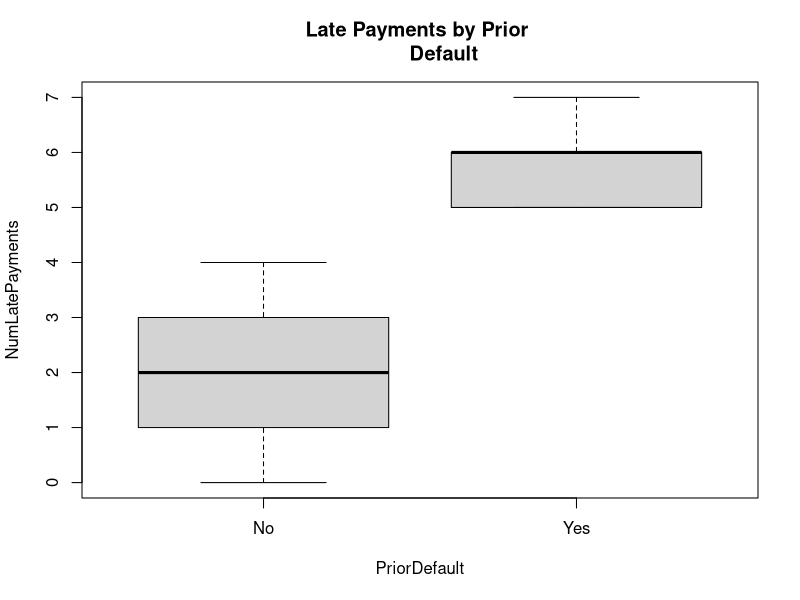
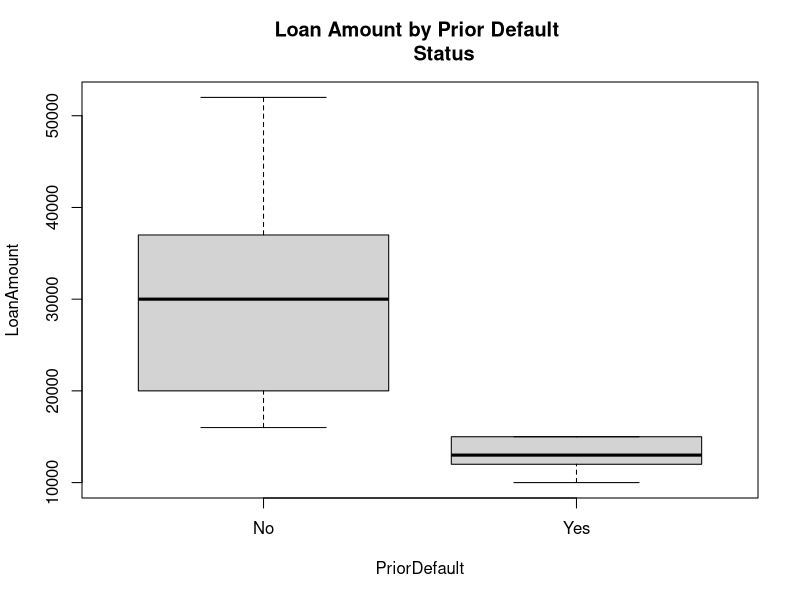
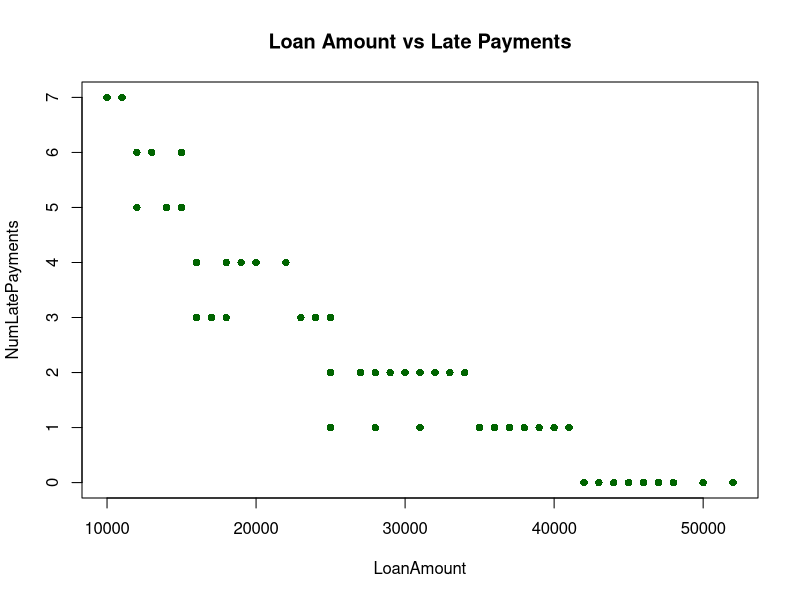
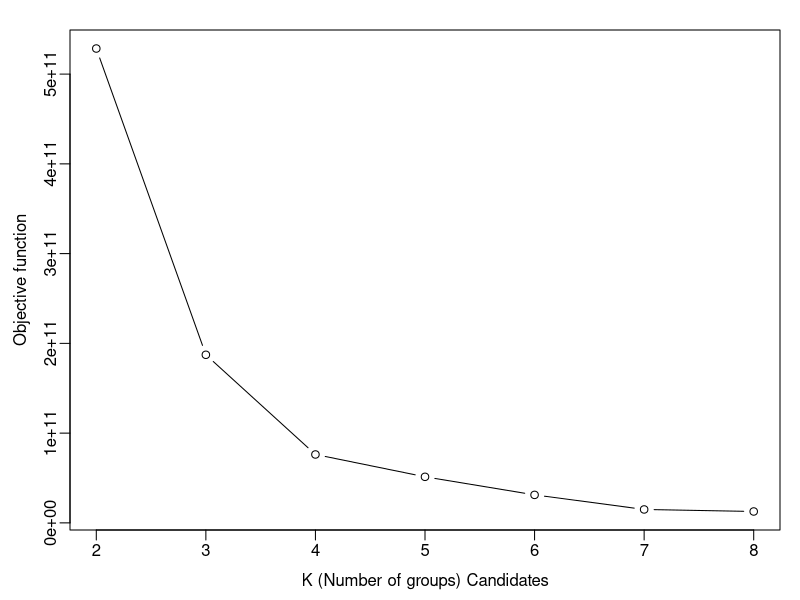
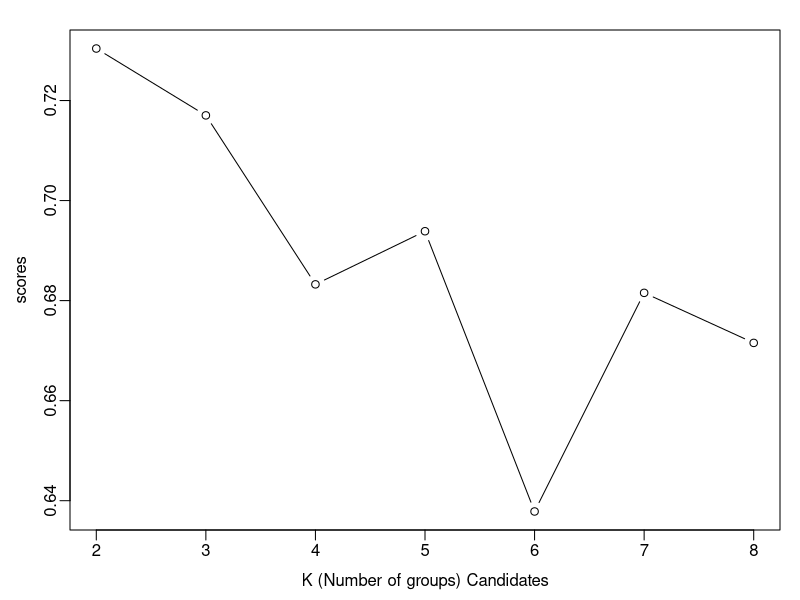
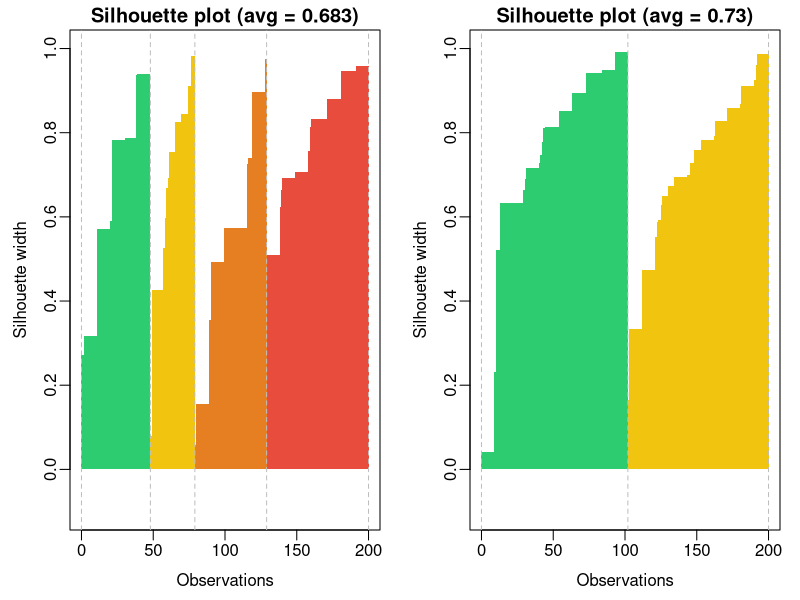
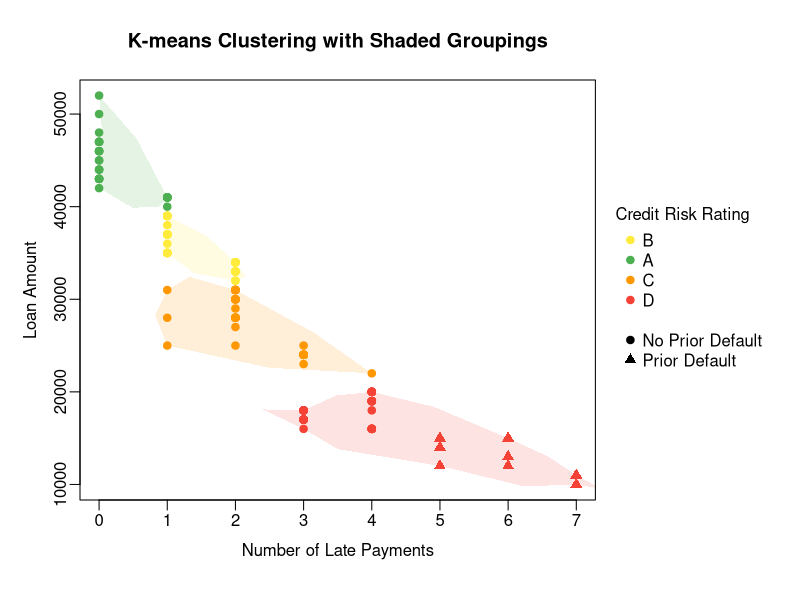

These figures' R source, in order:
## ---- chunk 1
# -------------------------------------------------------------------
# LOADING THE DATA

knitr::opts_chunk$set(echo = TRUE)

dat1 = read.table('Crestline Bank Clients Dataset.txt', header = TRUE, sep = ",")
attach(dat1)
dat2= data.frame(PriorDefault= PriorDefault, NumLatePayments=NumLatePayments, 
                 LoanAmount=LoanAmount)
attach(dat2)


# -------------------------------------------------------------------
## ---- chunk 2

# EXPLORATOTY DATA ANALYSIS (EDA)

boxplot(NumLatePayments ~ PriorDefault, data = dat2, main = "Late Payments by Prior 
        Default")

boxplot(LoanAmount ~ PriorDefault, data = dat2, main = "Loan Amount by Prior Default 
        Status")

plot(NumLatePayments~LoanAmount, pch = 16, col = 'darkgreen', data = dat2, 
     main = 'Loan Amount vs Late Payments')

# -------------------------------------------------------------------
## ---- chunk 3

# OBJECTIVE FUNCTION

library(dplyr)
#Within cluster sums
sum.clust.k = function(X,Mean.k){
  vec = c()
  for (i in 1:nrow(X)  ){
    sq.dis = t((X[i,]-Mean.k))%*%(X[i,]-Mean.k)
    vec[i] = sq.dis
  }
return(sum(vec))
}

#Total sum across clusters
sum.cross.clust = function(clust.sums, clust.nums ){
  obj = 0
  for (i in 1:length(clust.sums)){
    obj = obj +  clust.sums[i]*clust.nums[i]
  }
  return(obj)
}

# -------------------------------------------------------------------
## ---- chunk 4

# A FUNCTION FOR LLOYD'S ALGORITHM

Lloyd.means <- function(X, K, Iterations) {
  set.seed(5050)
  
  # Initialise means randomly
  means.ind <- sample(1:nrow(X), K)
  means <- X[means.ind, , drop = FALSE]
  
  labels <- numeric(nrow(X))  # <-- FIX 1: store all labels
  
  for (t in 1:Iterations) {
    
    # Empty cluster lists
    clust.list <- vector("list", K)
    for (i in 1:K) clust.list[[i]] <- matrix(nrow = 0, ncol = ncol(X))
    
    # Assign points
    for (row in 1:nrow(X)) {
      dis <- numeric(K)
      for (k in 1:K) {
        diff <- X[row, ] - means[k, ]
        dis[k] <- sum(diff^2)
      }
      clus.ind <- which.min(dis)
      clust.list[[clus.ind]] <- rbind(clust.list[[clus.ind]], X[row, ])
      
      labels[row] <- clus.ind   # <-- FIX 2: save label
    }
    
    # Handle empty clusters
    for (m in 1:K) {
      if (nrow(clust.list[[m]]) == 0) {
        
        # compute distance for each point to nearest mean
        all_dists <- numeric(nrow(X))
        
        for (i in 1:nrow(X)) {
          diffs <- sweep(means, 2, X[i, ], FUN = "-")
          dists <- rowSums(diffs^2)
          all_dists[i] <- min(dists)
        }
        
        furthest <- which.max(all_dists)
        clust.list[[m]] <- matrix(X[furthest, ], nrow = 1)
      }
    }
    
    # Update means
    for (m in 1:K) {
      means[m, ] <- colMeans(clust.list[[m]])
    }
  }
  
  return(list(means = means, clusters = clust.list, labels = labels))
}

# -------------------------------------------------------------------
## ---- chunk 5

# DATA MANIPULATION 

dat = read.csv('Crestline Bank Clients Dataset.txt',header = TRUE)
attach(dat)
X.frame = dat[,c(7,8,9)]
Def.col = c()
for (i in PriorDefault){
  if (i == 'Yes'){
    Def.col = c(Def.col,1)
  }else{
    Def.col = c(Def.col,0)
  }
}
X.frame$PriorDefault = Def.col
X = as.matrix(X.frame)


# -------------------------------------------------------------------

## ---- chunk 6

# ELBOW PLOT 

par(mar = c(3.5, 3.5, 1.5, 1), mgp = c(2, 0.5, 0))

k.values = c(2,3,4,5,6,7,8)
obj = c()
for (i in k.values){
  Results = Lloyd.means(X,i,100)
  means = Results$means
  clusters = Results$clusters
  clust.sums = c()
  clust.nums = c()
  for (k in 1:i){
   summ = sum.clust.k(clusters[[k]],means[k,])
    clust.sums = c(clust.sums,summ)
    clust.nums = c(clust.nums, nrow(clusters[[k]]))
  }
  obj = c(obj,sum.cross.clust(clust.sums,clust.nums))
  
}
plot(obj~k.values, type = 'b', xlab = 'K (Number of groups) Candidates',
     ylab = 'Objective function')

# -------------------------------------------------------------------
## ---- chunk 7

# FUNCTION FOR SILHOUETTE SCORES

ov.sil.score <- function(X, Means, K) {
  sils <- numeric(nrow(X))  # preallocate
  
  for (i in 1:nrow(X)) {
    # Compute distances from point i to all cluster centers
    distances <- numeric(K)
    for (k in 1:K) {
      diff <- X[i, ] - Means[k, ]
      distances[k] <- sqrt(sum(diff^2))
    }
    
    # Sort distances to get closest and second closest cluster
    ord.dis <- sort(distances)      # ascending order
    a <- ord.dis[1]                 # distance to own cluster (closest)
    b <- ord.dis[2]                 # distance to next closest cluster
    
    # Silhouette-like score: (b - a) / b
    sils[i] <- (b - a) / b
  }
  
  return(list(avg.sil.score = mean(sils), sil.scores = sils))
}

# -------------------------------------------------------------------

## ---- chunk 8

# AVERAGE SILHOUETTE SCORES PLOT 

par(mar = c(3.5, 3.5, 1.5, 1), mgp = c(2, 0.5, 0))

k.values = c(2,3,4,5,6,7,8) 
scores = c()
for (i in k.values){
  means = Lloyd.means(X,i,100)$means
  score = ov.sil.score(X, means,i)$avg.sil.score
  scores = c(scores,score)
}
plot(scores~k.values, type = 'b',xlab = 'K (Number of groups) Candidates')

# -------------------------------------------------------------------

## ---- chunk 9

# INDIVIDUAL CLUSTER SILHOUETTE PLOTS (2 VS 4 COMPARISON)

par(mfrow = c(1, 2))

# Run Lloyd's algorithm
results <- Lloyd.means(X, 4, 100)
means <- results$means
clusters <- results$clusters
labels <- results$labels  # track cluster of each observation

# Compute silhouette scores for all points
sil_scores <- ov.sil.score(X, means, 4)$sil.scores
avg_sil <- ov.sil.score(X, means, 4)$avg.sil.score

# Prepare a data frame for plotting
sil_df <- data.frame(
  cluster = factor(labels, levels = 1:4),
  sil_score = sil_scores
)

# Sort silhouette scores within each cluster
sil_df <- sil_df %>%
  group_by(cluster) %>%
  arrange(sil_score, .by_group = TRUE) %>%
  mutate(obs_in_cluster = row_number()) %>%
  ungroup()

# --- Classic silhouette plot in base R ---
# Compute cumulative x positions
cluster_sizes <- table(sil_df$cluster)
cum_sizes <- c(0, cumsum(cluster_sizes))
colors <- c("#2ECC71", "#F1C40F", "#E67E22", "#E74C3C")  # cluster colors

plot(NULL, xlim = c(0, nrow(X)), ylim = c(-0.1,1),
     xlab = "Observations", ylab = "Silhouette width",
     main = paste0("Silhouette plot (avg = ", round(avg_sil, 3), ")"))

# Draw bars for each cluster
for (i in 1:4) {
  idx <- which(sil_df$cluster == i)
  x_start <- cum_sizes[i]
  x_end <- cum_sizes[i+1]
  rect(xleft = x_start + 0:(length(idx)-1),
       ybottom = 0,
       xright = x_start + 1: length(idx),
       ytop = sil_df$sil_score[idx],
       col = colors[i],
       border = NA)
}

# Add vertical lines between clusters
abline(v = cum_sizes, lty = 2, col = "gray")

# Run Lloyd's algorithm
results <- Lloyd.means(X, 2, 100)
means <- results$means
clusters <- results$clusters
labels <- results$labels  # track cluster of each observation

# Compute silhouette scores for all points
sil_scores <- ov.sil.score(X, means, 2)$sil.scores
avg_sil <- ov.sil.score(X, means, 2)$avg.sil.score

# Prepare a data frame for plotting
sil_df <- data.frame(
  cluster = factor(labels, levels = 1:2),
  sil_score = sil_scores
)

# Sort silhouette scores within each cluster
sil_df <- sil_df %>%
  group_by(cluster) %>%
  arrange(sil_score, .by_group = TRUE) %>%
  mutate(obs_in_cluster = row_number()) %>%
  ungroup()

# --- Classic silhouette plot in base R ---
# Compute cumulative x positions
cluster_sizes <- table(sil_df$cluster)
cum_sizes <- c(0, cumsum(cluster_sizes))
colors <- c("#2ECC71", "#F1C40F", "#E67E22", "#E74C3C")  # cluster colors

plot(NULL, xlim = c(0, nrow(X)), ylim = c(-0.1,1),
     xlab = "Observations", ylab = "Silhouette width",
     main = paste0("Silhouette plot (avg = ", round(avg_sil, 3), ")"))

# Draw bars for each cluster
for (i in 1:2) {
  idx <- which(sil_df$cluster == i)
  x_start <- cum_sizes[i]
  x_end <- cum_sizes[i+1]
  rect(xleft = x_start + 0:(length(idx)-1),
       ybottom = 0,
       xright = x_start + 1: length(idx),
       ytop = sil_df$sil_score[idx],
       col = colors[i],
       border = NA)
}

# Add vertical lines between clusters
abline(v = cum_sizes, lty = 2, col = "gray")

par(mfrow = c(1, 1))

# -------------------------------------------------------------------

## ---- chunk 10

# FINAL K-MEANS PLOT (4 MEANS)

# Run K-means with 4 clusters to get results
results = Lloyd.means(X, 4, 100)

# Create separate vectors for defaulters and non-defaulters
default_indices <- which(X[,1] == 1)  # PriorDefault = 1 (Yes)
nondefault_indices <- which(X[,1] == 0)  # PriorDefault = 0 (No)

# Define color palette: Green -> Yellow -> Orange -> Red for credit risk gradient
cluster_colors <- c("#FFEB3B",
                    "#4CAF50",  
                    "#FF9800",  
                    "#F44336")  

# Alternative approach using layout
layout(matrix(c(1, 2), ncol = 2), widths = c(4, 1.2))  # Increased legend width to 1.2

# First plot area
par(mar = c(5, 4, 4, 1))  # Normal margins for plot
plot(NA, NA, 
     xlim = range(X[,2]), ylim = range(X[,3]),
     xlab = "Number of Late Payments", ylab = "Loan Amount",
     main = "K-means Clustering with Shaded Groupings")

# Draw shaded regions and points 
for (k in 1:4) {
  cluster_points <- X[results$labels == k, 2:3]
  
  if (nrow(cluster_points) > 2) {
    hull <- chull(cluster_points)
    boundary <- cluster_points[hull, ]
    n_points <- nrow(boundary)
    organic_boundary <- matrix(0, nrow = n_points * 2, ncol = 2)
    
    for (i in 1:n_points) {
      organic_boundary[i*2 - 1, ] <- boundary[i, ]
      next_i <- ifelse(i == n_points, 1, i + 1)
      mid_x <- (boundary[i,1] + boundary[next_i,1]) / 2
      mid_y <- (boundary[i,2] + boundary[next_i,2]) / 2
      center_x <- mean(boundary[,1])
      center_y <- mean(boundary[,2])
      dir_x <- mid_x - center_x
      dir_y <- mid_y - center_y
      push <- runif(1, 1.1, 1.4)
      organic_boundary[i*2, 1] <- center_x + dir_x * push + runif(1, -0.2, 0.2)
      organic_boundary[i*2, 2] <- center_y + dir_y * push + runif(1, -200, 200)
    }
    
    organic_boundary <- rbind(organic_boundary, organic_boundary[1, ])
    
    # Fill with light color using new color gradient
    polygon(organic_boundary[,1], organic_boundary[,2], 
            col = adjustcolor(cluster_colors[k], alpha.f = 0.15), border = NA)
  }
}

# Plot points with new color gradient
if (length(nondefault_indices) > 0) {
  # Map cluster labels to new colors for non-defaulters
  point_colors <- cluster_colors[results$labels[nondefault_indices]]
  points(X[nondefault_indices, 2], X[nondefault_indices, 3], 
         col = point_colors, pch = 19, cex = 1)
}
if (length(default_indices) > 0) {
  # Map cluster labels to new colors for defaulters
  point_colors <- cluster_colors[results$labels[default_indices]]
  points(X[default_indices, 2], X[default_indices, 3], 
         col = point_colors, pch = 17, cex = 1.2)
}

# Second area for legend
par(mar = c(5, 0, 4, 0))  # Remove right margin for legend area
plot(1, type = "n", axes = FALSE, xlab = "", ylab = "")

# Add legend in the empty plot area with cleaner labels
legend("left",
       legend = c("B", "A", "C", "D", 
                  "",  # Empty line for spacing
                  "No Prior Default", "Prior Default"),
       col = c(cluster_colors, NA, "black", "black"), 
       pch = c(19, 19, 19, 19, NA, 19, 17),
       bty = "n", cex = 1,
       pt.cex = c(1, 1, 1, 1, NA, 1, 1.2),
       x.intersp = 0.8,  # Adjust horizontal spacing
       title = "Credit Risk Rating",  # Updated title to match color semantics
       title.adj = 0)


# -------------------------------------------------------------------

